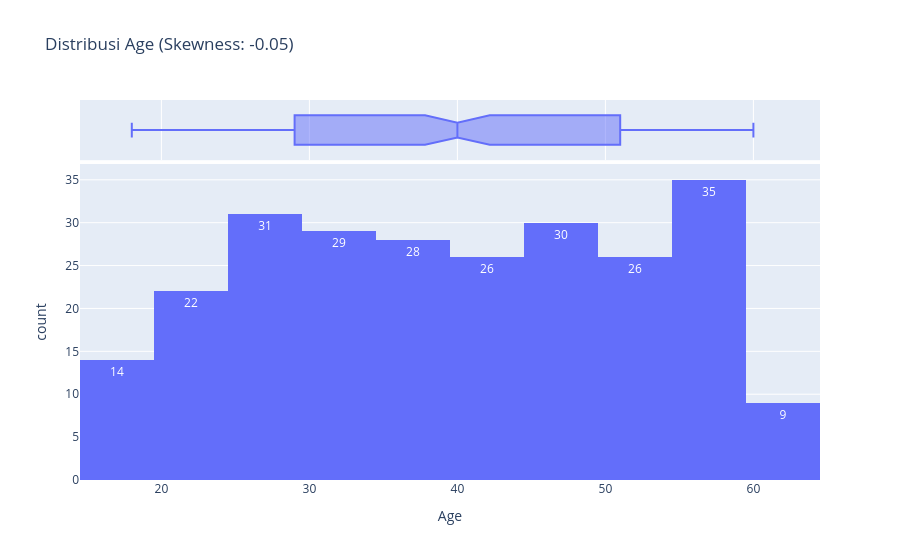
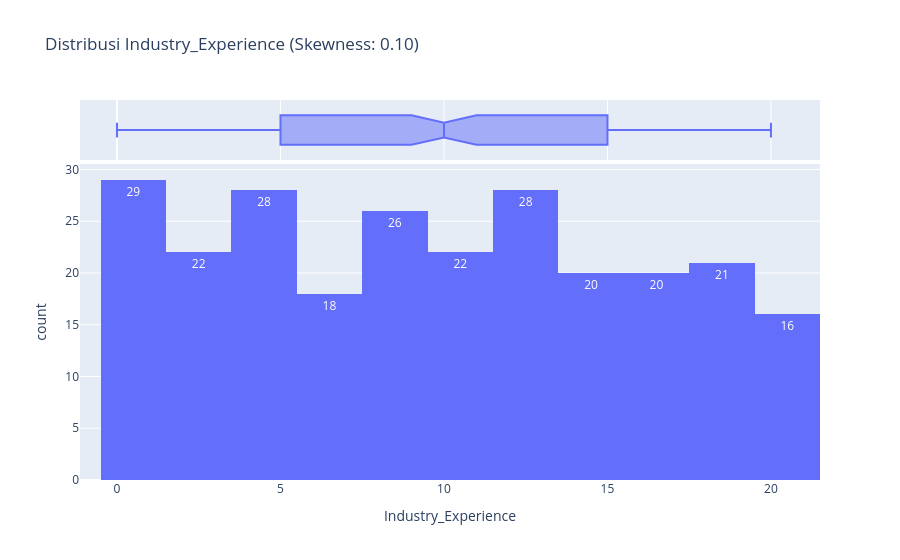
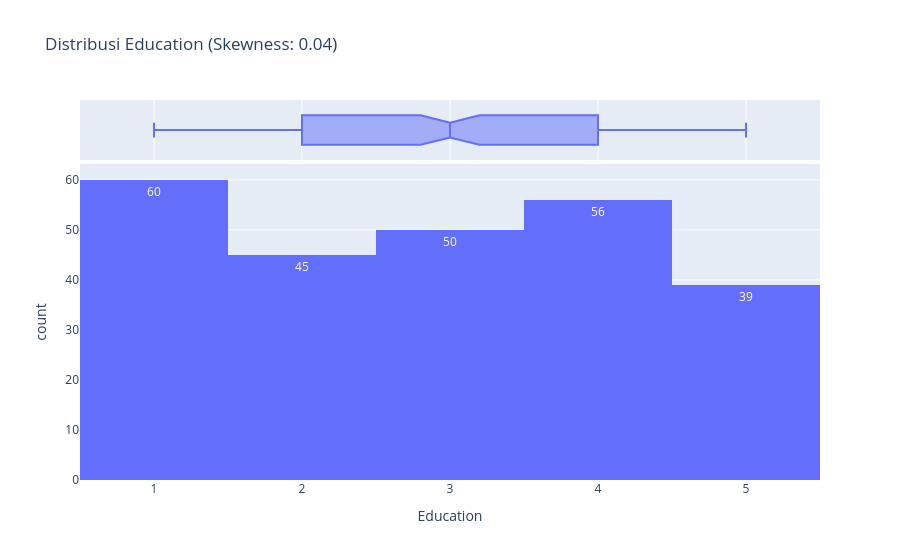
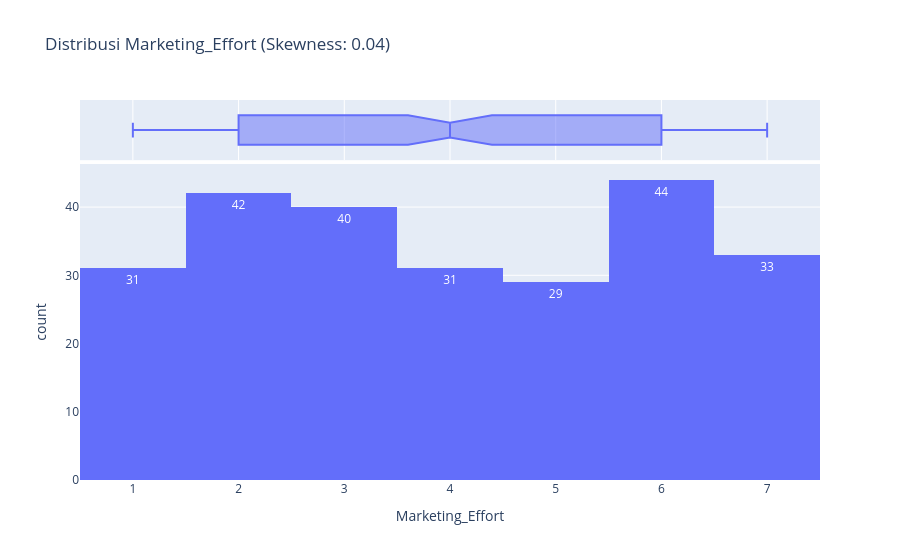

Notebook source saved alongside these figures, in order:
### Markdown cell above
### 4. Distribusi Data Numerik & Analisis Skewness

### Code cell
numeric_cols = ['Age', 'Industry_Experience', 'Education', 'Marketing_Effort', 'Professional_Advice']

for col in numeric_cols:
    skewness = df[col].skew()
    fig = px.histogram(df, x=col, title=f'Distribusi {col} (Skewness: {skewness:.2f})', marginal='box', text_auto=True)
    fig.show()
    fig.write_html(f'{RESULTS_PATH}/distribusi_numerik_{col}.html')

### Figure 1 — Plotly figure (JSON) as saved in the notebook; plotly's stock layout.template omitted (floating-point values rounded to 4 significant figures; data arrays with more than 128 entries replaced by an {"elided": "..."} marker saying what was removed)
{"data": [{"bingroup": "x", "hovertemplate": "Age=%{x}<br>count=%{y}<extra></extra>", "legendgroup": "", "marker": {"color": "#636efa", "pattern": {"shape": ""}}, "name": "", "orientation": "v", "showlegend": false, "texttemplate": "%{value}", "type": "histogram", "x": {"elided": "250 int values"}, "xaxis": "x", "yaxis": "y"}, {"hovertemplate": "Age=%{x}<extra></extra>", "legendgroup": "", "marker": {"color": "#636efa"}, "name": "", "notched": true, "showlegend": false, "type": "box", "x": {"elided": "250 int values"}, "xaxis": "x2", "yaxis": "y2"}], "layout": {"barmode": "relative", "legend": {"tracegroupgap": 0}, "title": {"text": "Distribusi Age (Skewness: -0.05)"}, "xaxis": {"anchor": "y", "domain": [0, 1], "title": {"text": "Age"}}, "xaxis2": {"anchor": "y2", "domain": [0, 1], "matches": "x", "showgrid": true, "showticklabels": false}, "yaxis": {"anchor": "x", "domain": [0, 0.8316], "title": {"text": "count"}}, "yaxis2": {"anchor": "x2", "domain": [0.8416, 1], "matches": "y2", "showgrid": false, "showline": false, "showticklabels": false, "ticks": ""}}}

### Figure 2 — Plotly figure (JSON) as saved in the notebook; plotly's stock layout.template omitted (floating-point values rounded to 4 significant figures; data arrays with more than 128 entries replaced by an {"elided": "..."} marker saying what was removed)
{"data": [{"bingroup": "x", "hovertemplate": "Industry_Experience=%{x}<br>count=%{y}<extra></extra>", "legendgroup": "", "marker": {"color": "#636efa", "pattern": {"shape": ""}}, "name": "", "orientation": "v", "showlegend": false, "texttemplate": "%{value}", "type": "histogram", "x": {"elided": "250 int values"}, "xaxis": "x", "yaxis": "y"}, {"hovertemplate": "Industry_Experience=%{x}<extra></extra>", "legendgroup": "", "marker": {"color": "#636efa"}, "name": "", "notched": true, "showlegend": false, "type": "box", "x": {"elided": "250 int values"}, "xaxis": "x2", "yaxis": "y2"}], "layout": {"barmode": "relative", "legend": {"tracegroupgap": 0}, "title": {"text": "Distribusi Industry_Experience (Skewness: 0.10)"}, "xaxis": {"anchor": "y", "domain": [0, 1], "title": {"text": "Industry_Experience"}}, "xaxis2": {"anchor": "y2", "domain": [0, 1], "matches": "x", "showgrid": true, "showticklabels": false}, "yaxis": {"anchor": "x", "domain": [0, 0.8316], "title": {"text": "count"}}, "yaxis2": {"anchor": "x2", "domain": [0.8416, 1], "matches": "y2", "showgrid": false, "showline": false, "showticklabels": false, "ticks": ""}}}

### Figure 3 — Plotly figure (JSON) as saved in the notebook; plotly's stock layout.template omitted (floating-point values rounded to 4 significant figures; data arrays with more than 128 entries replaced by an {"elided": "..."} marker saying what was removed)
{"data": [{"bingroup": "x", "hovertemplate": "Education=%{x}<br>count=%{y}<extra></extra>", "legendgroup": "", "marker": {"color": "#636efa", "pattern": {"shape": ""}}, "name": "", "orientation": "v", "showlegend": false, "texttemplate": "%{value}", "type": "histogram", "x": {"elided": "250 int values"}, "xaxis": "x", "yaxis": "y"}, {"hovertemplate": "Education=%{x}<extra></extra>", "legendgroup": "", "marker": {"color": "#636efa"}, "name": "", "notched": true, "showlegend": false, "type": "box", "x": {"elided": "250 int values"}, "xaxis": "x2", "yaxis": "y2"}], "layout": {"barmode": "relative", "legend": {"tracegroupgap": 0}, "title": {"text": "Distribusi Education (Skewness: 0.04)"}, "xaxis": {"anchor": "y", "domain": [0, 1], "title": {"text": "Education"}}, "xaxis2": {"anchor": "y2", "domain": [0, 1], "matches": "x", "showgrid": true, "showticklabels": false}, "yaxis": {"anchor": "x", "domain": [0, 0.8316], "title": {"text": "count"}}, "yaxis2": {"anchor": "x2", "domain": [0.8416, 1], "matches": "y2", "showgrid": false, "showline": false, "showticklabels": false, "ticks": ""}}}

### Figure 4 — Plotly figure (JSON) as saved in the notebook; plotly's stock layout.template omitted (floating-point values rounded to 4 significant figures; data arrays with more than 128 entries replaced by an {"elided": "..."} marker saying what was removed)
{"data": [{"bingroup": "x", "hovertemplate": "Marketing_Effort=%{x}<br>count=%{y}<extra></extra>", "legendgroup": "", "marker": {"color": "#636efa", "pattern": {"shape": ""}}, "name": "", "orientation": "v", "showlegend": false, "texttemplate": "%{value}", "type": "histogram", "x": {"elided": "250 int values"}, "xaxis": "x", "yaxis": "y"}, {"hovertemplate": "Marketing_Effort=%{x}<extra></extra>", "legendgroup": "", "marker": {"color": "#636efa"}, "name": "", "notched": true, "showlegend": false, "type": "box", "x": {"elided": "250 int values"}, "xaxis": "x2", "yaxis": "y2"}], "layout": {"barmode": "relative", "legend": {"tracegroupgap": 0}, "title": {"text": "Distribusi Marketing_Effort (Skewness: 0.04)"}, "xaxis": {"anchor": "y", "domain": [0, 1], "title": {"text": "Marketing_Effort"}}, "xaxis2": {"anchor": "y2", "domain": [0, 1], "matches": "x", "showgrid": true, "showticklabels": false}, "yaxis": {"anchor": "x", "domain": [0, 0.8316], "title": {"text": "count"}}, "yaxis2": {"anchor": "x2", "domain": [0.8416, 1], "matches": "y2", "showgrid": false, "showline": false, "showticklabels": false, "ticks": ""}}}
